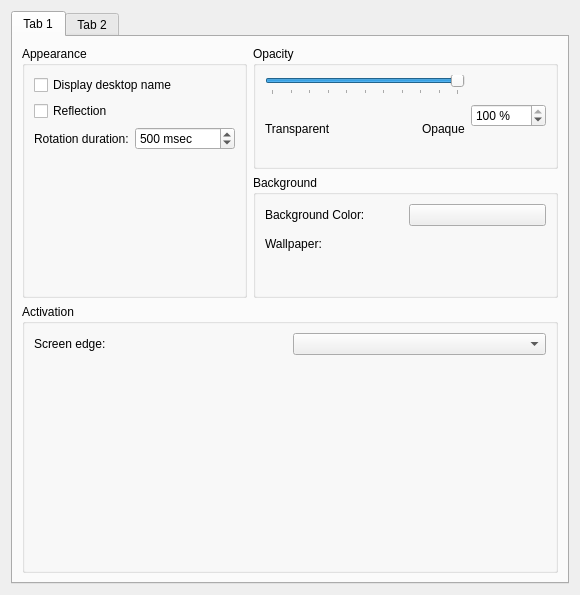
<ui version="4.0" >
 <class>KWin::CubeEffectConfigForm</class>
 <widget class="QWidget" name="KWin::CubeEffectConfigForm" >
  <property name="geometry" >
   <rect>
    <x>0</x>
    <y>0</y>
    <width>561</width>
    <height>595</height>
   </rect>
  </property>
  <layout class="QVBoxLayout" >
   <item>
    <widget class="QTabWidget" name="tabWidget" >
     <property name="currentIndex" >
      <number>0</number>
     </property>
     <widget class="QWidget" name="tab" >
      <property name="geometry" >
       <rect>
        <x>0</x>
        <y>0</y>
        <width>545</width>
        <height>553</height>
       </rect>
      </property>
      <attribute name="title" >
       <string>Tab 1</string>
      </attribute>
      <layout class="QGridLayout" name="gridLayout_5" >
       <item row="1" column="1" >
        <widget class="QGroupBox" name="groupBox_5" >
         <property name="title" >
          <string>Background</string>
         </property>
         <layout class="QGridLayout" name="gridLayout" >
          <item row="0" column="0" >
           <widget class="QLabel" name="label_6" >
            <property name="text" >
             <string>Background Color:</string>
            </property>
            <property name="buddy" >
             <cstring>backgroundColorButton</cstring>
            </property>
           </widget>
          </item>
          <item row="0" column="1" >
           <widget class="KColorButton" name="backgroundColorButton" />
          </item>
          <item row="1" column="0" >
           <widget class="QLabel" name="label_3" >
            <property name="text" >
             <string>Wallpaper:</string>
            </property>
            <property name="buddy" >
             <cstring>wallpaperRequester</cstring>
            </property>
           </widget>
          </item>
          <item row="2" column="0" colspan="2" >
           <widget class="KUrlRequester" name="wallpaperRequester" />
          </item>
         </layout>
        </widget>
       </item>
       <item row="3" column="0" colspan="2" >
        <widget class="QGroupBox" name="groupBox_8" >
         <property name="title" >
          <string>Activation</string>
         </property>
         <layout class="QGridLayout" name="gridLayout_3" >
          <item row="0" column="0" >
           <widget class="QLabel" name="label_2" >
            <property name="text" >
             <string>Screen edge:</string>
            </property>
            <property name="buddy" >
             <cstring>screenEdgeCombo</cstring>
            </property>
           </widget>
          </item>
          <item row="0" column="1" >
           <widget class="QComboBox" name="screenEdgeCombo" />
          </item>
          <item row="1" column="0" colspan="2" >
           <widget class="KWin::GlobalShortcutsEditor" native="1" name="editor" >
            <property name="minimumSize" >
             <size>
              <width>0</width>
              <height>200</height>
             </size>
            </property>
           </widget>
          </item>
         </layout>
        </widget>
       </item>
       <item rowspan="2" row="0" column="0" >
        <widget class="QGroupBox" name="groupBox_7" >
         <property name="title" >
          <string>Appearance</string>
         </property>
         <layout class="QGridLayout" name="gridLayout_2" >
          <item row="0" column="0" colspan="2" >
           <widget class="QCheckBox" name="displayDesktopNameBox" >
            <property name="text" >
             <string>Display desktop name</string>
            </property>
           </widget>
          </item>
          <item row="1" column="0" colspan="2" >
           <widget class="QCheckBox" name="reflectionBox" >
            <property name="text" >
             <string>Reflection</string>
            </property>
           </widget>
          </item>
          <item row="2" column="0" >
           <widget class="QLabel" name="label" >
            <property name="text" >
             <string>Rotation duration:</string>
            </property>
            <property name="buddy" >
             <cstring>rotationDurationSpin</cstring>
            </property>
           </widget>
          </item>
          <item row="2" column="1" >
           <widget class="QSpinBox" name="rotationDurationSpin" >
            <property name="minimumSize" >
             <size>
              <width>100</width>
              <height>0</height>
             </size>
            </property>
            <property name="suffix" >
             <string> msec</string>
            </property>
            <property name="maximum" >
             <number>5000</number>
            </property>
            <property name="value" >
             <number>500</number>
            </property>
           </widget>
          </item>
          <item row="3" column="0" colspan="2" >
           <spacer name="verticalSpacer_2" >
            <property name="orientation" >
             <enum>Qt::Vertical</enum>
            </property>
            <property name="sizeHint" stdset="0" >
             <size>
              <width>20</width>
              <height>40</height>
             </size>
            </property>
           </spacer>
          </item>
         </layout>
        </widget>
       </item>
       <item row="0" column="1" >
        <widget class="QGroupBox" name="groupBox_4" >
         <property name="title" >
          <string>Opacity</string>
         </property>
         <layout class="QHBoxLayout" name="horizontalLayout_3" >
          <item>
           <layout class="QVBoxLayout" name="verticalLayout_5" >
            <item>
             <widget class="QSlider" name="cubeOpacitySlider" >
              <property name="minimumSize" >
               <size>
                <width>200</width>
                <height>0</height>
               </size>
              </property>
              <property name="maximum" >
               <number>100</number>
              </property>
              <property name="singleStep" >
               <number>1</number>
              </property>
              <property name="value" >
               <number>100</number>
              </property>
              <property name="orientation" >
               <enum>Qt::Horizontal</enum>
              </property>
              <property name="tickPosition" >
               <enum>QSlider::TicksBelow</enum>
              </property>
              <property name="tickInterval" >
               <number>10</number>
              </property>
             </widget>
            </item>
            <item>
             <layout class="QHBoxLayout" name="horizontalLayout_6" >
              <item>
               <widget class="QLabel" name="label_4" >
                <property name="text" >
                 <string>Transparent</string>
                </property>
               </widget>
              </item>
              <item>
               <spacer name="horizontalSpacer" >
                <property name="orientation" >
                 <enum>Qt::Horizontal</enum>
                </property>
                <property name="sizeHint" stdset="0" >
                 <size>
                  <width>40</width>
                  <height>20</height>
                 </size>
                </property>
               </spacer>
              </item>
              <item>
               <widget class="QLabel" name="label_5" >
                <property name="text" >
                 <string>Opaque</string>
                </property>
               </widget>
              </item>
             </layout>
            </item>
           </layout>
          </item>
          <item>
           <widget class="QSpinBox" name="cubeOpacitySpin" >
            <property name="minimumSize" >
             <size>
              <width>75</width>
              <height>0</height>
             </size>
            </property>
            <property name="suffix" >
             <string> %</string>
            </property>
            <property name="maximum" >
             <number>100</number>
            </property>
            <property name="value" >
             <number>100</number>
            </property>
           </widget>
          </item>
         </layout>
        </widget>
       </item>
      </layout>
     </widget>
     <widget class="QWidget" name="tab_2" >
      <property name="geometry" >
       <rect>
        <x>0</x>
        <y>0</y>
        <width>545</width>
        <height>553</height>
       </rect>
      </property>
      <attribute name="title" >
       <string>Tab 2</string>
      </attribute>
      <layout class="QVBoxLayout" name="verticalLayout_3" >
       <item>
        <widget class="QGroupBox" name="groupBox_3" >
         <property name="title" >
          <string>Caps</string>
         </property>
         <layout class="QGridLayout" name="gridLayout_4" >
          <item row="0" column="0" >
           <widget class="QCheckBox" name="cubeCapsBox" >
            <property name="text" >
             <string>Show caps</string>
            </property>
           </widget>
          </item>
          <item row="1" column="0" >
           <widget class="QLabel" name="capColorLabel" >
            <property name="text" >
             <string>Cap Color:</string>
            </property>
            <property name="buddy" >
             <cstring>capColorButton</cstring>
            </property>
           </widget>
          </item>
          <item row="1" column="1" >
           <widget class="KColorButton" name="capColorButton" />
          </item>
          <item row="2" column="0" >
           <widget class="QCheckBox" name="capsImageBox" >
            <property name="text" >
             <string>Display image on caps</string>
            </property>
           </widget>
          </item>
         </layout>
        </widget>
       </item>
       <item>
        <widget class="QGroupBox" name="groupBox_2" >
         <property name="title" >
          <string>Zoom</string>
         </property>
         <layout class="QVBoxLayout" name="verticalLayout_2" >
          <item>
           <widget class="QSlider" name="zPositionSlider" >
            <property name="toolTip" >
             <string>Define how far away the object should appear</string>
            </property>
            <property name="maximum" >
             <number>3000</number>
            </property>
            <property name="singleStep" >
             <number>10</number>
            </property>
            <property name="pageStep" >
             <number>100</number>
            </property>
            <property name="orientation" >
             <enum>Qt::Horizontal</enum>
            </property>
            <property name="tickPosition" >
             <enum>QSlider::TicksBelow</enum>
            </property>
            <property name="tickInterval" >
             <number>100</number>
            </property>
           </widget>
          </item>
          <item>
           <layout class="QHBoxLayout" name="horizontalLayout_2" >
            <item>
             <widget class="QLabel" name="label_8" >
              <property name="text" >
               <string>Near</string>
              </property>
             </widget>
            </item>
            <item>
             <spacer name="horizontalSpacer_2" >
              <property name="orientation" >
               <enum>Qt::Horizontal</enum>
              </property>
              <property name="sizeHint" stdset="0" >
               <size>
                <width>40</width>
                <height>20</height>
               </size>
              </property>
             </spacer>
            </item>
            <item>
             <widget class="QLabel" name="label_9" >
              <property name="text" >
               <string>Far</string>
              </property>
             </widget>
            </item>
           </layout>
          </item>
         </layout>
        </widget>
       </item>
       <item>
        <widget class="QGroupBox" name="groupBox_9" >
         <property name="title" >
          <string>Additional options</string>
         </property>
         <layout class="QVBoxLayout" name="verticalLayout" >
          <item>
           <widget class="QCheckBox" name="animateDesktopChangeBox" >
            <property name="toolTip" >
             <string/>
            </property>
            <property name="text" >
             <string>Show cube when desktop changed</string>
            </property>
           </widget>
          </item>
          <item>
           <widget class="QCheckBox" name="bigCubeBox" >
            <property name="toolTip" >
             <string>Cube appears on all screens in a multi screen setup.
If not set cube will appear on only one screen and scaled so that all screens fit on that screen.</string>
            </property>
            <property name="text" >
             <string>Span cube on all screens in multi screen setup</string>
            </property>
           </widget>
          </item>
          <item>
           <widget class="QCheckBox" name="closeOnMouseReleaseBox" >
            <property name="toolTip" >
             <string>Cube is deactivated after rotating the cube with the mouse.
Otherwise cube will stay in the position.</string>
            </property>
            <property name="text" >
             <string>Close after mouse dragging</string>
            </property>
           </widget>
          </item>
          <item>
           <widget class="QCheckBox" name="walkThroughDesktopBox" >
            <property name="text" >
             <string>Use for walk through desktop list</string>
            </property>
           </widget>
          </item>
         </layout>
        </widget>
       </item>
       <item>
        <spacer name="verticalSpacer" >
         <property name="orientation" >
          <enum>Qt::Vertical</enum>
         </property>
         <property name="sizeHint" stdset="0" >
          <size>
           <width>20</width>
           <height>40</height>
          </size>
         </property>
        </spacer>
       </item>
      </layout>
     </widget>
    </widget>
   </item>
  </layout>
 </widget>
 <customwidgets>
  <customwidget>
   <class>KColorButton</class>
   <extends>QPushButton</extends>
   <header>kcolorbutton.h</header>
  </customwidget>
  <customwidget>
   <class>KUrlRequester</class>
   <extends>QFrame</extends>
   <header>kurlrequester.h</header>
  </customwidget>
  <customwidget>
   <class>KWin::GlobalShortcutsEditor</class>
   <extends>QWidget</extends>
   <header location="global" >kwineffects.h</header>
   <container>1</container>
  </customwidget>
 </customwidgets>
 <tabstops>
  <tabstop>tabWidget</tabstop>
  <tabstop>displayDesktopNameBox</tabstop>
  <tabstop>reflectionBox</tabstop>
  <tabstop>rotationDurationSpin</tabstop>
  <tabstop>cubeOpacitySlider</tabstop>
  <tabstop>cubeOpacitySpin</tabstop>
  <tabstop>backgroundColorButton</tabstop>
  <tabstop>wallpaperRequester</tabstop>
  <tabstop>screenEdgeCombo</tabstop>
  <tabstop>cubeCapsBox</tabstop>
  <tabstop>capColorButton</tabstop>
  <tabstop>capsImageBox</tabstop>
  <tabstop>zPositionSlider</tabstop>
  <tabstop>animateDesktopChangeBox</tabstop>
  <tabstop>bigCubeBox</tabstop>
  <tabstop>closeOnMouseReleaseBox</tabstop>
 </tabstops>
 <resources/>
 <connections>
  <connection>
   <sender>cubeOpacitySpin</sender>
   <signal>valueChanged(int)</signal>
   <receiver>cubeOpacitySlider</receiver>
   <slot>setValue(int)</slot>
   <hints>
    <hint type="sourcelabel" >
     <x>386</x>
     <y>175</y>
    </hint>
    <hint type="destinationlabel" >
     <x>235</x>
     <y>162</y>
    </hint>
   </hints>
  </connection>
  <connection>
   <sender>cubeOpacitySlider</sender>
   <signal>valueChanged(int)</signal>
   <receiver>cubeOpacitySpin</receiver>
   <slot>setValue(int)</slot>
   <hints>
    <hint type="sourcelabel" >
     <x>133</x>
     <y>162</y>
    </hint>
    <hint type="destinationlabel" >
     <x>386</x>
     <y>175</y>
    </hint>
   </hints>
  </connection>
 </connections>
</ui>
